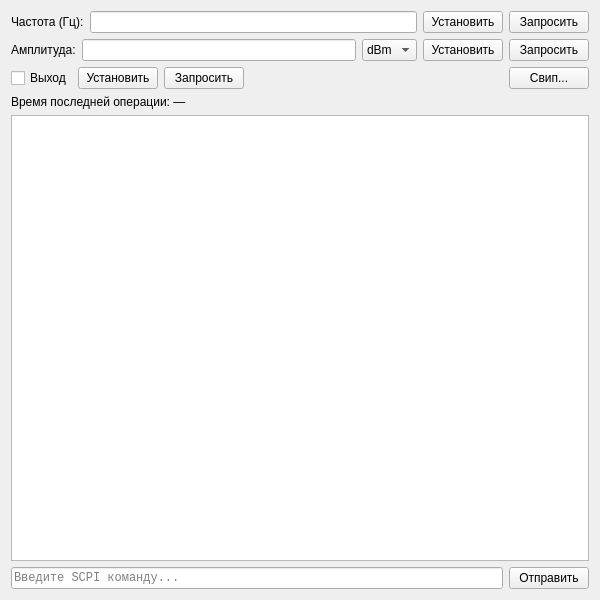
<?xml version="1.0" encoding="UTF-8"?>
<ui version="4.0">
 <class>GrattenControlWidget</class>
 <widget class="QWidget" name="GrattenControlWidget">
  <property name="geometry">
   <rect>
    <x>0</x>
    <y>0</y>
    <width>600</width>
    <height>600</height>
   </rect>
  </property>
  <property name="windowTitle">
   <string>Gratten GA1483 Управление</string>
  </property>
  <layout class="QVBoxLayout" name="verticalLayout">
   <!-- Верхняя часть: управление частотой, амплитудой, выходом -->
   <item>
    <layout class="QHBoxLayout" name="layoutFreq">
     <item>
      <widget class="QLabel" name="labelFreq">
       <property name="text">
        <string>Частота (Гц):</string>
       </property>
      </widget>
     </item>
     <item>
      <widget class="QLineEdit" name="editFreq"/>
     </item>
     <item>
      <widget class="QPushButton" name="btnSetFreq">
       <property name="text">
        <string>Установить</string>
       </property>
      </widget>
     </item>
     <item>
      <widget class="QPushButton" name="btnQueryFreq">
       <property name="text">
        <string>Запросить</string>
       </property>
      </widget>
     </item>
    </layout>
   </item>
   <item>
    <layout class="QHBoxLayout" name="layoutAmpl">
     <item>
      <widget class="QLabel" name="labelAmpl">
       <property name="text">
        <string>Амплитуда:</string>
       </property>
      </widget>
     </item>
     <item>
      <widget class="QLineEdit" name="editAmpl"/>
     </item>
     <item>
      <widget class="QComboBox" name="cmbAmplUnit">
       <item>
        <property name="text">
         <string>dBm</string>
        </property>
       </item>
      </widget>
     </item>
     <item>
      <widget class="QPushButton" name="btnSetAmpl">
       <property name="text">
        <string>Установить</string>
       </property>
      </widget>
     </item>
     <item>
      <widget class="QPushButton" name="btnQueryAmpl">
       <property name="text">
        <string>Запросить</string>
       </property>
      </widget>
     </item>
    </layout>
   </item>
   <item>
    <layout class="QHBoxLayout" name="layoutOutput">
     <item>
      <widget class="QCheckBox" name="chkOutput">
       <property name="text">
        <string>Выход</string>
       </property>
      </widget>
     </item>
     <item>
      <widget class="QPushButton" name="btnSetOutput">
       <property name="text">
        <string>Установить</string>
       </property>
      </widget>
     </item>
     <item>
      <widget class="QPushButton" name="btnQueryOutput">
       <property name="text">
        <string>Запросить</string>
       </property>
      </widget>
     </item>
     <item>
      <spacer name="horizontalSpacer">
       <property name="orientation">
        <enum>Qt::Horizontal</enum>
       </property>
       <property name="sizeHint" stdset="0">
        <size>
         <width>40</width>
         <height>20</height>
        </size>
       </property>
      </spacer>
     </item>
     <item>
      <widget class="QPushButton" name="btnSweep">
       <property name="text">
        <string>Свип...</string>
       </property>
      </widget>
     </item>
    </layout>
   </item>
   <item>
    <widget class="QLabel" name="lblLastOpTime">
     <property name="text">
      <string>Время последней операции: —</string>
     </property>
    </widget>
   </item>
   <!-- Терминал -->
   <item>
    <widget class="QPlainTextEdit" name="terminalEdit">
     <property name="font">
      <font>
       <family>Courier New</family>
       <pointsize>9</pointsize>
      </font>
     </property>
     <property name="readOnly">
      <bool>true</bool>
     </property>
     <property name="lineWrapMode">
      <enum>QPlainTextEdit::NoWrap</enum>
     </property>
    </widget>
   </item>
   <!-- Строка ввода и кнопка отправки -->
   <item>
    <layout class="QHBoxLayout" name="layoutCmd">
     <item>
      <widget class="QLineEdit" name="cmdLineEdit">
       <property name="font">
        <font>
         <family>Courier New</family>
         <pointsize>9</pointsize>
        </font>
       </property>
       <property name="placeholderText">
        <string>Введите SCPI команду...</string>
       </property>
      </widget>
     </item>
     <item>
      <widget class="QPushButton" name="btnSend">
       <property name="text">
        <string>Отправить</string>
       </property>
      </widget>
     </item>
    </layout>
   </item>
  </layout>
 </widget>
 <resources/>
 <connections/>
</ui>
